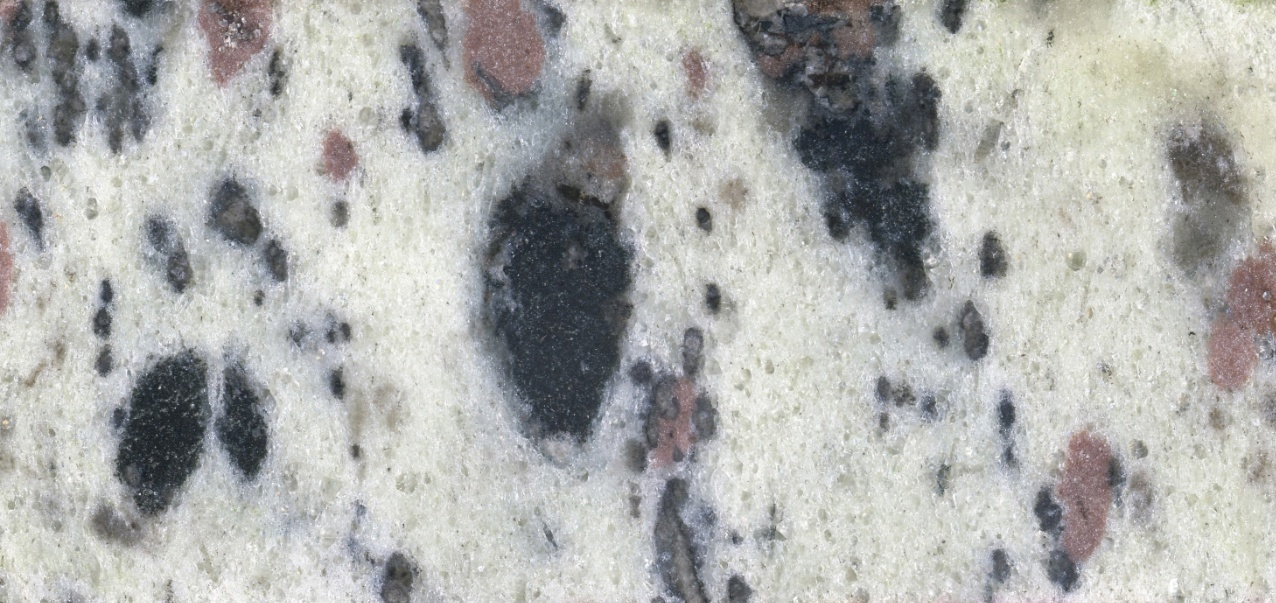
#> input picture img.png, 1276 x 603 px
$ python MaskHSV.py
#> lines starting #> are read from the running program, lines starting #| are printed output that depends on the picture; after the words box and inside, x2 and y2 are one past the last pixel; in counts of white or black regions, pixels touching at a corner belong together
import cv2
import numpy as np
import matplotlib.pyplot as plt
from mpl_toolkits.mplot3d import Axes3D

# Загрузка изображения (Апатит)
image1 = cv2.imread('img.png')
#> image1 is the input picture: shape (603, 1276, 3); mean B, G, R 173.5, 175.5, 174.4
# Конвертация изображения в HSV
hsv_image1 = cv2.cvtColor(image1, cv2.COLOR_BGR2HSV)
#> hsv_image1: shape (603, 1276, 3); mean H, S, V 65.6, 15.4, 178.6

#Нижний диапозон
Hmin = 0
Smin = 36
Vmin = 124

#Верхний диапозон
Hmax = 360
Smax = 65
Vmax = 158

# Диапозон из ползунков
lower_bound = np.array([Hmin, Smin, Vmin])
upper_bound = np.array([Hmax, Smax, Vmax])

# Создание маски к изображениям
mask_img1 = cv2.inRange(hsv_image1, lower_bound, upper_bound)
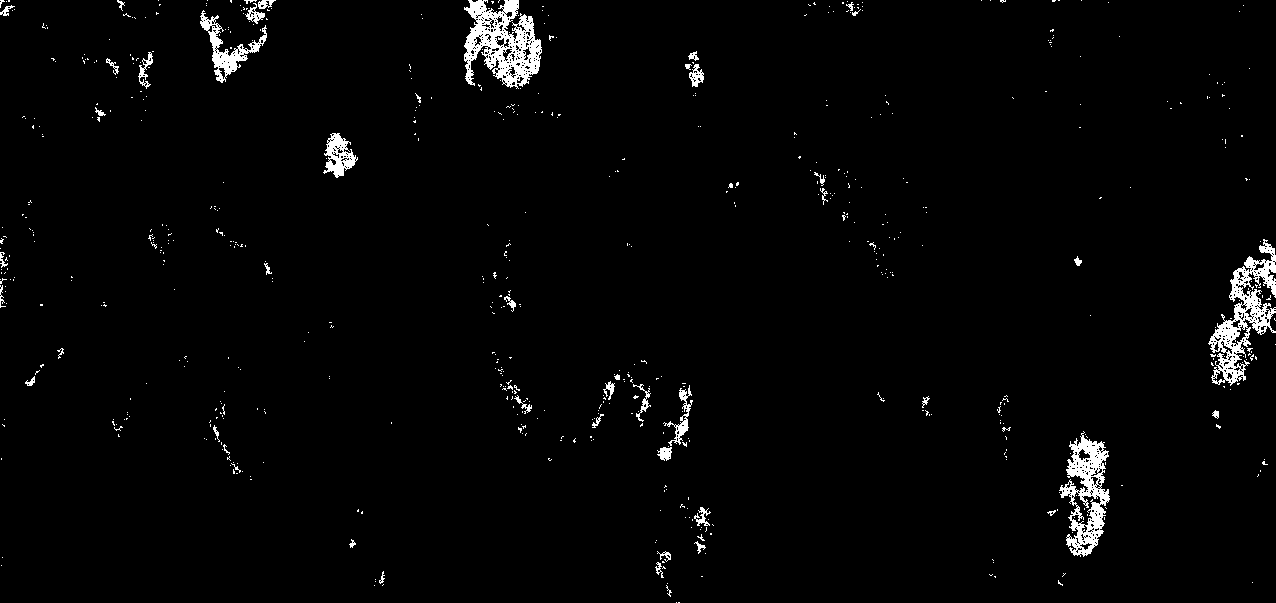
#> mask_img1: shape (603, 1276); 2.1% white; 648 white regions (599 under 20 px), largest, box (x1, y1, x2, y2) and area: (464, 0, 542, 89) 3743, (1208, 239, 1276, 386) 3327, (1059, 431, 1110, 557) 2836
# Применение маски к изображениям
masked_image1 = cv2.bitwise_and(image1, image1, mask=mask_img1)
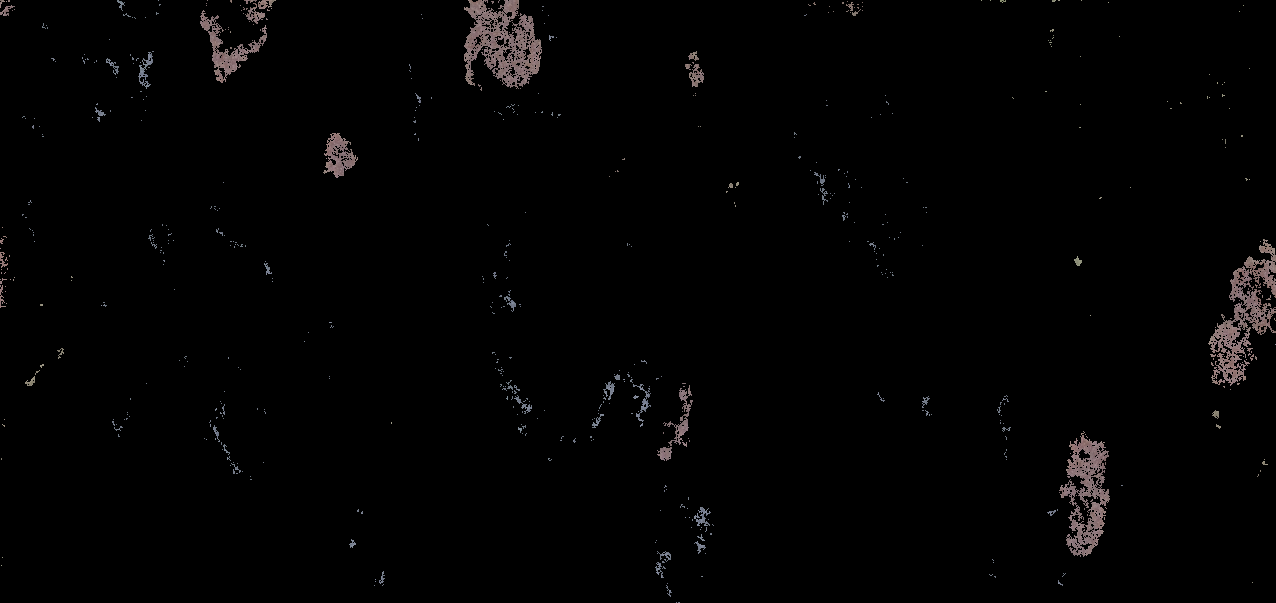
#> masked_image1: shape (603, 1276, 3); mean B, G, R 2.6, 2.5, 2.9


# Отображение маски и итогового изображения
plt.figure(figsize=(40, 20))

plt.subplot(1, 2, 1)
plt.imshow(cv2.cvtColor(image1, cv2.COLOR_BGR2RGB))
plt.title('HSV')
plt.axis('off')

# [9 lines of commented-out code are left out]

plt.subplot(1, 2, 2)
plt.imshow(cv2.cvtColor(masked_image1, cv2.COLOR_BGR2RGB))
plt.title('Masked Image 1')
plt.axis('off')

plt.show()
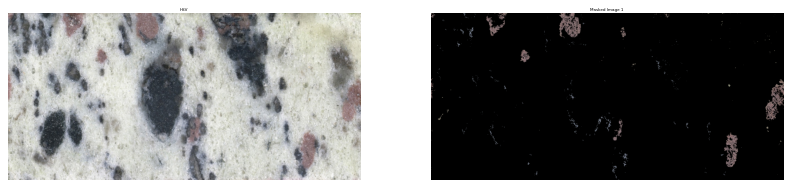
#> figure drawn by matplotlib, 2 panels
